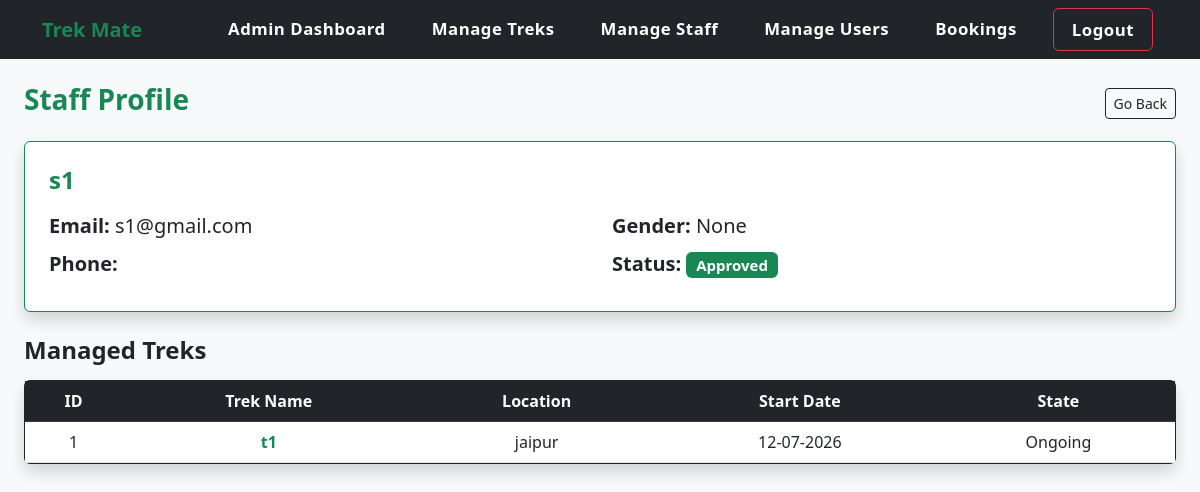
The page /admin/staff_profile/1 (signed in) on the database its author committed.
### app.py (models this page shows)
class User(db.Model):
    __tablename__ = 'trekmate_user'
    id = db.Column(db.Integer, primary_key=True)
    username = db.Column(db.String(60), unique=True, nullable=False)
    email = db.Column(db.String(100), unique=True, nullable=False)
    password = db.Column(db.String(120), nullable=False)
    role = db.Column(db.String(10), nullable=False, default='trekker')
    status = db.Column(db.String(15), default='Active')
    full_name = db.Column(db.String(120))
    phone_number = db.Column(db.String(20), default="")
    gender = db.Column(db.String(10))
    date_of_birth = db.Column(db.Date)
    city = db.Column(db.String(50))
    state = db.Column(db.String(50))
    bio = db.Column(db.Text, default="")
    staff_profile = db.relationship('StaffProfile', backref='user', uselist=False, cascade="all, delete-orphan")
    bookings = db.relationship('Booking', backref='user', lazy=True)

class StaffProfile(db.Model):
    __tablename__ = 'trekmate_staff'
    id = db.Column(db.Integer, primary_key=True)
    user_id = db.Column(db.Integer, db.ForeignKey('trekmate_user.id'), nullable=False)
    status = db.Column(db.String(15), default='pending')
    treks = db.relationship('Trek', backref='staff', lazy=True)

class Trek(db.Model):
    __tablename__ = 'trekmate_treks'
    id = db.Column(db.Integer, primary_key=True)
    name = db.Column(db.String(100), nullable=False)
    location = db.Column(db.String(100), nullable=False)
    state = db.Column(db.String(50), nullable=False)
    country = db.Column(db.String(50), nullable=False, default='India')
    description = db.Column(db.Text, nullable=True)
    duration = db.Column(db.Integer, nullable=False)
    difficulty = db.Column(db.String(20), nullable=False)
    available_slots = db.Column(db.Integer, nullable=False)
    requested_slots = db.Column(db.Integer, nullable=True)
    price = db.Column(db.Float, nullable=False, default=0.0)
    status = db.Column(db.String(15), nullable=False, default='Upcoming')
    start_date = db.Column(db.Date, nullable=False)
    end_date = db.Column(db.Date, nullable=False)
    staff_id = db.Column(db.Integer, db.ForeignKey('trekmate_staff.id'))
    bookings = db.relationship('Booking', backref='trek', lazy=True)

### app.py (the view)
@app.route("/admin/staff_profile/<int:staff_id>")
def staff_profile(staff_id):
    if session.get('user_id') == None or session.get('role') != 'admin':
        return redirect(url_for('login'))
    staff = StaffProfile.query.get(staff_id)
    if staff == None:
        flash("Staff profile not found!", "error")
        return redirect(url_for('manage_treks'))
    return render_template("staff_profile.html", staff=staff, today=date.today())

### templates/staff_profile.html
{% extends 'base.html' %}
{% block content %}
<div class="row mb-3 align-items-center">
    <div class="col-md-6">
        <h3 class="text-success fw-bold">Staff Profile</h3>
    </div>
    <div class="col-md-6 text-end">
        <a href="{{ url_for('manage_staff') }}" class="btn btn-outline-dark btn-sm">Go Back</a>
    </div>
</div>
<div class="card shadow border-success mb-4">
    <div class="card-body p-4">
        <h4 class="fw-bold text-success mb-3">{{ staff.user.username }}</h4>
        <div class="row fs-5">
            <div class="col-md-6">
                <p class="mb-2"><strong>Email:</strong> {{ staff.user.email }}</p>
                <p class="mb-2"><strong>Phone:</strong> {{ staff.user.phone_number | default('None') }}</p>
            </div>
            <div class="col-md-6">
                <p class="mb-2"><strong>Gender:</strong> {{ staff.user.gender | default('N/A') }}</p>
                <p class="mb-2"><strong>Status:</strong> <span class="badge bg-success">{{ staff.status }}</span></p>
            </div>
        </div>
    </div>
</div>
<h4 class="text-dark fw-bold mb-3">Managed Treks</h4>
<div class="card shadow border-dark">
    <div class="card-body p-0 table-responsive">
        {% if staff.treks %}
            <table class="table table-hover mb-0 text-center align-middle">
                <thead class="table-dark">
                    <tr>
                        <th>ID</th>
                        <th>Trek Name</th>
                        <th>Location</th>
                        <th>Start Date</th>
                        <th>State</th>
                    </tr>
                </thead>
                <tbody>
                    {% for trek in staff.treks %}
                    <tr>
                        <td>{{ trek.id }}</td>
                        <td class="fw-bold text-success">{{ trek.name }}</td>
                        <td>{{ trek.location }}</td>
                        <td>{{ trek.start_date.strftime('%d-%m-%Y') }}</td>
                        <td>
                            {% if trek.end_date < today %} Completed
                            {% elif trek.start_date > today %} Upcoming
                            {% else %} Ongoing {% endif %}
                        </td>
                    </tr>
                    {% endfor %}
                </tbody>
            </table>
        {% else %}
            <div class="alert alert-light text-center m-3 text-muted">No treks have been assigned to this staff member yet.</div>
        {% endif %}
    </div>
</div>
{% endblock %}

### rows shown on the page
User: user.username "s1", user.email "s1@gmail.com", user.gender "None"
StaffProfile: status "Approved"
Trek: id "1", name "t1", location "jaipur", start_date "12-07-2026", end_date "Ongoing"
